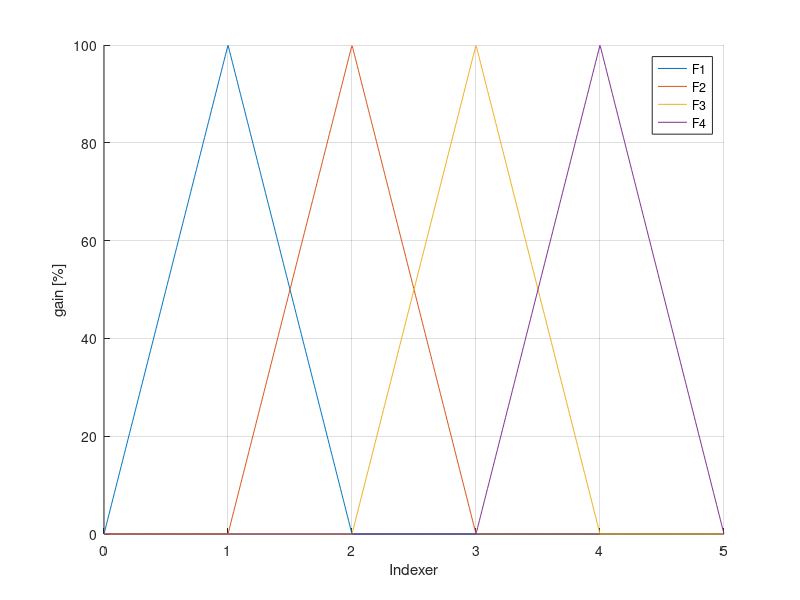
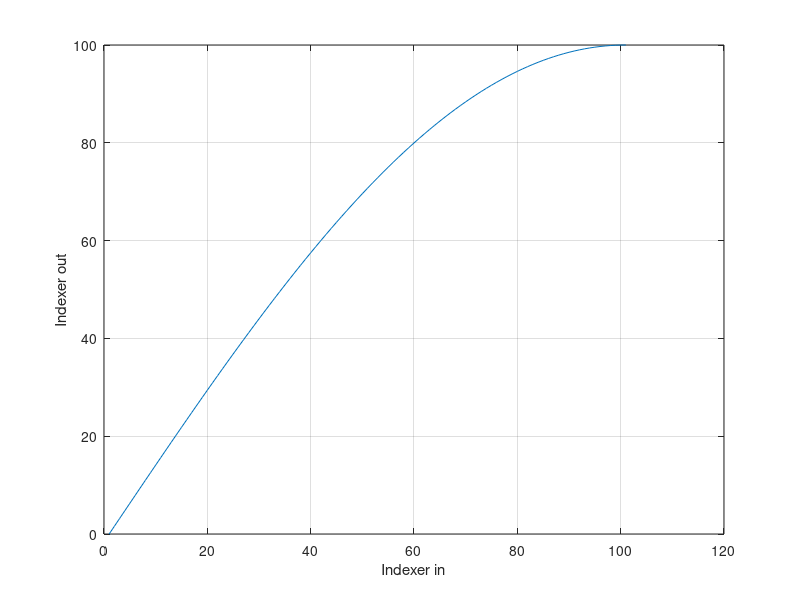
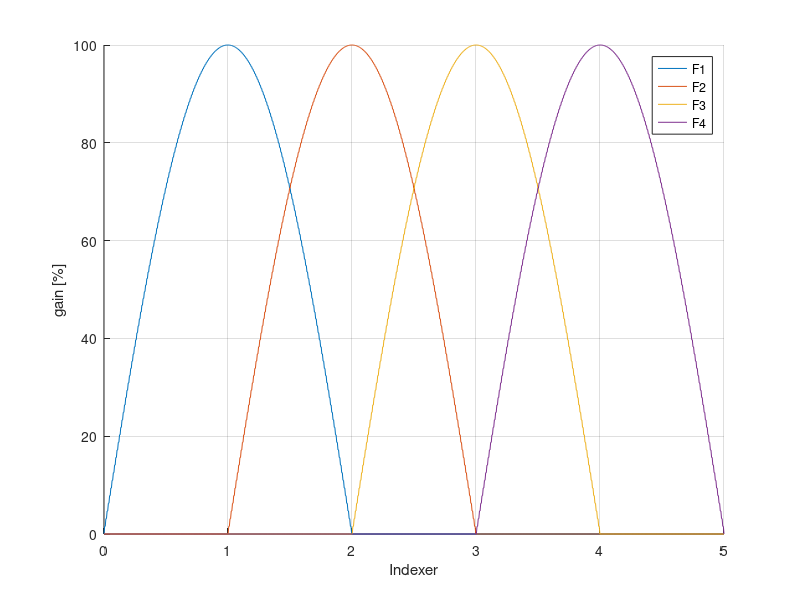

Source code (MATLAB) for these figures, in order:
clc, clear all, close all

len=1000
indexer = linspace(0,5, len);
microphones = zeros(len,4);

microphones(:,1) = 1-abs(indexer.'-1);
microphones(:,2) = 1-abs(indexer.'-2);
microphones(:,3) = 1-abs(indexer.'-3);
microphones(:,4) = 1-abs(indexer.'-4);

%set negative values to zero
microphones(microphones<0) = 0;

microphones = 100.*microphones;

hold on
plot(indexer,microphones(:,1));
plot(indexer,microphones(:,2));
plot(indexer,microphones(:,3));
plot(indexer,microphones(:,4));
xlabel("Indexer");
ylabel("gain [%]");
legend("F1", "F2", "F3", "F4")
grid on

%
figure(2)
n = 101;
sinTab = 100*sin(linspace(0,pi/2, n));
plot(sinTab);
xlabel("Indexer in");
ylabel("Indexer out");
grid on;

%
figure(3)
microphones(:,1) = sinTab(round(microphones(:,1))+1);
microphones(:,2) = sinTab(round(microphones(:,2))+1);
microphones(:,3) = sinTab(round(microphones(:,3))+1);
microphones(:,4) = sinTab(round(microphones(:,4))+1);

hold on
plot(indexer,microphones(:,1));
plot(indexer,microphones(:,2));
plot(indexer,microphones(:,3));
plot(indexer,microphones(:,4));
xlabel("Indexer");
ylabel("gain [%]");
legend("F1", "F2", "F3", "F4")
grid on;